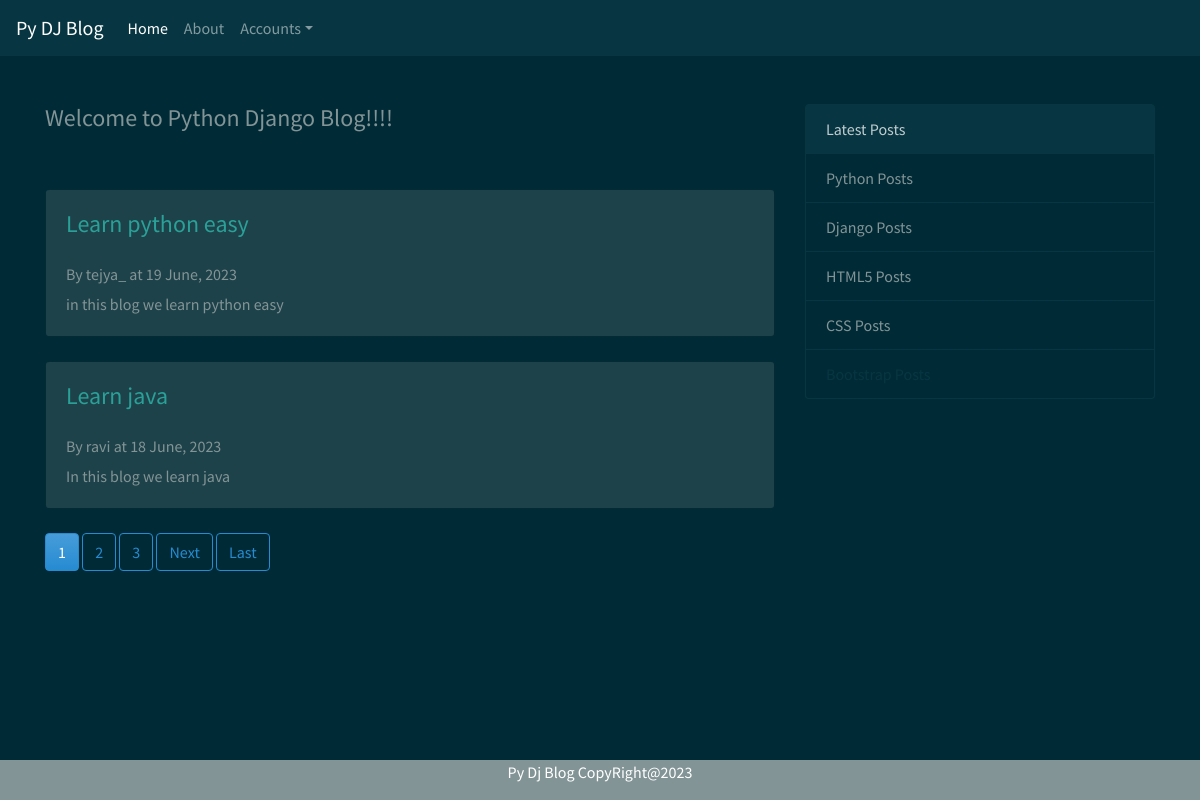
The page / on the database its author committed.
### blog/models.py (models this page shows, shortened)
class Post(models.Model):
    title = models.CharField(max_length= 100)
    content = models.TextField()
    date_posted = models.DateTimeField(default= timezone.now)
    author = models.ForeignKey(User,on_delete= models.CASCADE)

### blog/views.py (the view)
# urls.py: path('',views.PostListView.as_view(),name="blog-home"),
class PostListView(ListView):
    model = Post
    template_name = 'blog.html'
    context_object_name = 'posts'
    ordering = ['-date_posted']
    paginate_by = 2

### blog/templates/blog.html (shortened to what this page needs)
{% extends 'base.html'%}
{% block content%}
<h4>Welcome to Python Django Blog!!!!</h4>
<br />
<br />
{% for p in posts %}
<div class="card">
    <div class="card-body">
        <div class="row">
            <div class="col-md-11">
                <h4><a class="card-title" href="{% url 'post-detail' p.id %}">{{p.title}}</a></h4>
            </div>
        </div>
        <br>
        <h6 class="card-subtitle mb-2 text-muted">By {{p.author}} at {{p.date_posted |date:"d F, Y"}} <br />
        </h6>
        <p class="card-text" style="width: 550px;">{{p.content}}</p>
    </div>
</div>
<br />
{% endfor %}
{% if is_paginated %}
{% for num in page_obj.paginator.page_range %}
{% if page_obj.number == num %}
<a class="btn btn-info mb-4" href="?page={{ num }}">{{ num }}</a>
{% elif num > page_obj.number|add:'-3' and num < page_obj.number|add:'3' %} <a class="btn btn-outline-info mb-4"
    href="?page={{ num }}">{{ num }}</a>
    {% endif %}
    {% endfor %}
    {% if page_obj.has_next %}
    <a class="btn btn-outline-info mb-4" href="?page={{ page_obj.next_page_number }}">Next</a>
    <a class="btn btn-outline-info mb-4" href="?page={{ page_obj.paginator.num_pages }}">Last</a>
    {% endif %}
{% endif %}
{% endblock %}

### rows shown on the page
Post: title "Learn python easy", author "tejya_", date_posted "19 June, 2023", content "in this blog we learn python easy"
Post: title "Learn java", author "ravi", date_posted "18 June, 2023", content "In this blog we learn java"

### other values the page prints
{{ num }} "1"
{{ num }} "2" "3"
